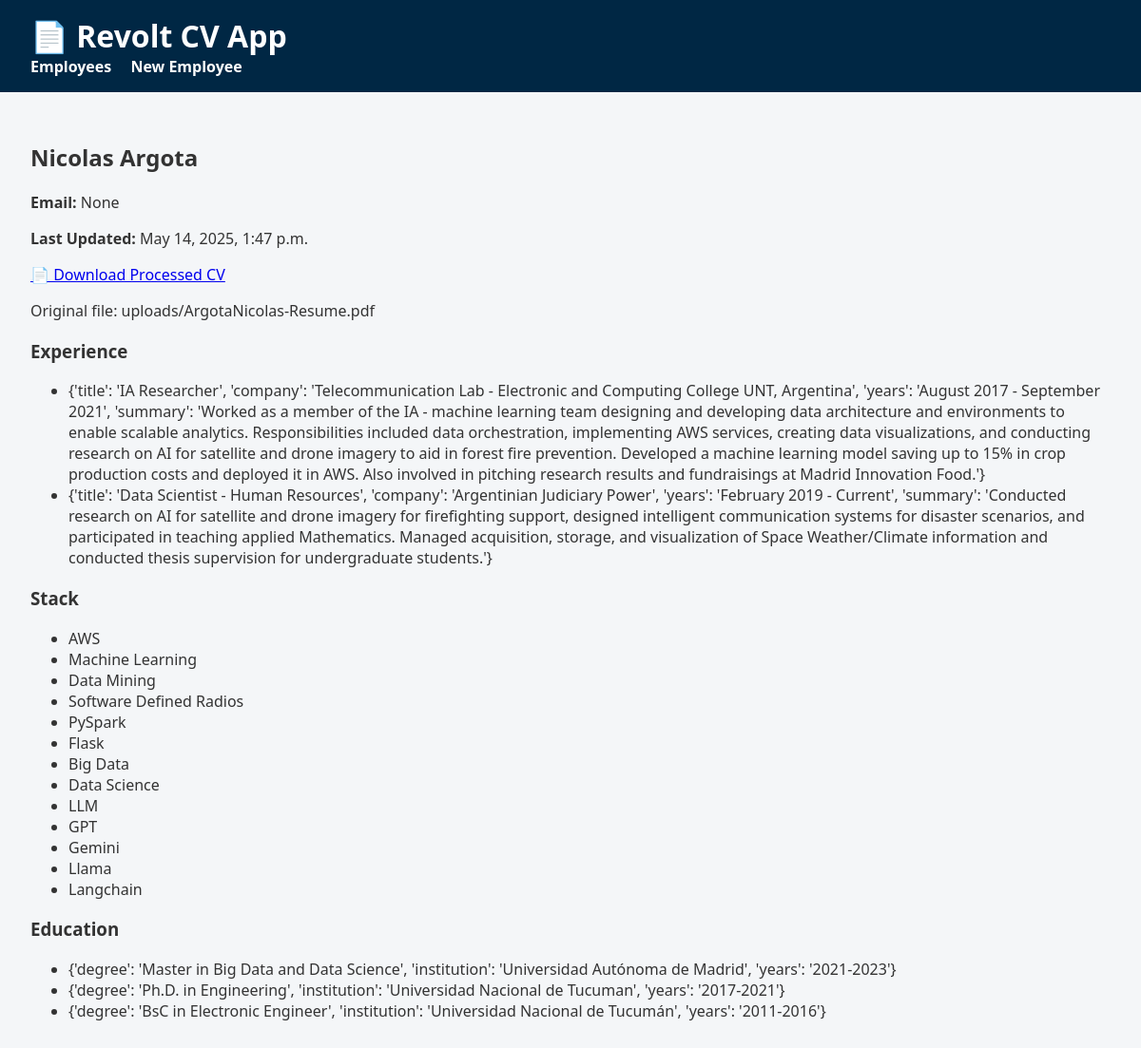
/employee/1/, run on the app's committed database.
### cvapp/models.py (models this page shows, shortened)
class Employee(models.Model):
    name = models.CharField(max_length=255)
    email = models.EmailField(null=True, blank=True)
    uploaded_cv = models.FileField(upload_to='uploads/', null=True, blank=True)
    generated_pdf = models.FileField(upload_to='generated_pdfs/', null=True, blank=True)
    last_updated = models.DateTimeField(auto_now=True)
    description = models.TextField(blank=True)
    stack = models.JSONField(default=list, blank=True)
    experience = models.JSONField(default=list, blank=True)
    education = models.JSONField(default=list, blank=True)

### cvapp/views.py (the view)
# urls.py: path('employee/<int:pk>/', views.employee_detail, name='employee_detail'),
def employee_detail(request, pk):
    employee = get_object_or_404(Employee, pk=pk)
    return render(request, 'cvapp/employee_detail.html', {'employee': employee})

### cvapp/templates/cvapp/employee_detail.html
{% extends 'cvapp/base.html' %}
{% block content %}
  <h2>{{ employee.name }}</h2>
  <p><strong>Email:</strong> {{ employee.email }}</p>
  <p><strong>Last Updated:</strong> {{ employee.last_updated }}</p>
  {% if employee.generated_pdf %}
    <a href="{{ employee.generated_pdf.url }}" download>📄 Download Processed CV</a>
  {% endif %}
  {% if employee.uploaded_cv %}
    <p>Original file: {{ employee.uploaded_cv.name }}</p>
  {% endif %}
  <h3>Experience</h3>
  <ul>
    {% for item in employee.experience %}
      <li>{{ item }}</li>
    {% endfor %}
  </ul>
  <h3>Stack</h3>
  <ul>
    {% for tech in employee.stack %}
      <li>{{ tech }}</li>
    {% endfor %}
  </ul>
  <h3>Education</h3>
  <ul>
    {% for edu in employee.education %}
      <li>{{ edu }}</li>
    {% endfor %}
  </ul>
{% endblock %}

### cvapp/templates/cvapp/base.html (style rules this page uses)
body { font-family: 'Segoe UI', sans-serif; margin: 0; background-color: #f4f6f8; color: #333; }

### data on the page
Employee: name "Nicolas Argota", email "None", last_updated "May 14, 2025, 1:47 p.m.", uploaded_cv.name "uploads/ArgotaNicolas-Resume.pdf"

### other printed values
{{ tech }} "AWS" "Machine Learning" "Data Mining" "Software Defined Radios" "PySpark" "Flask" "Big Data" "Data Science" "LLM" "GPT" "Gemini" "Llama" "Langchain"
{{ edu }} "{'degree': 'Master in Big Data and Data Science', 'institution': 'Universidad Autónoma de Madrid', 'years': '2021-2023'}" "{'degree': 'Ph.D. in Engineering', 'institution': 'Universidad Nacional de Tucuman', 'years': '2017-2021'}" "{'degree': 'BsC in Electronic Engineer', 'institution': 'Universidad Nacional de Tucumán', 'years': '2011-2016'}"
